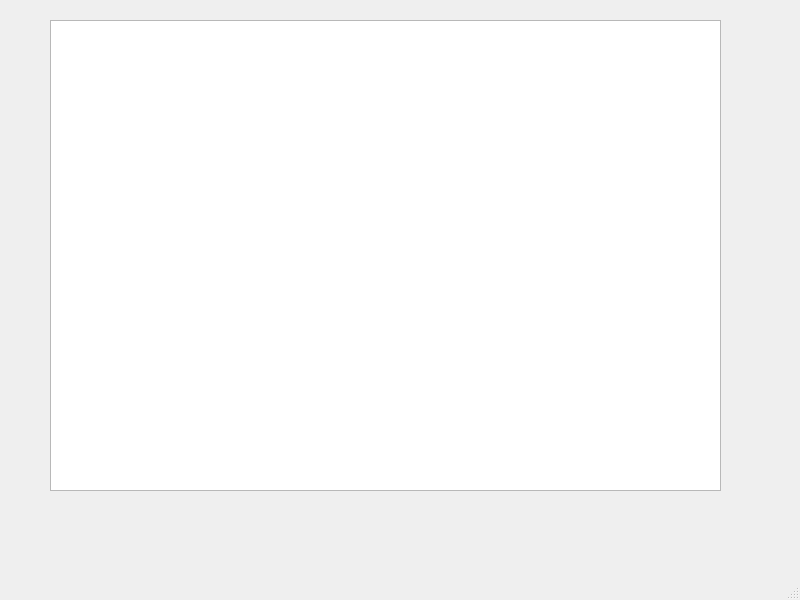
<?xml version="1.0" encoding="UTF-8"?>
<ui version="4.0">
 <class>canvas</class>
 <widget class="QMainWindow" name="canvas">
  <property name="geometry">
   <rect>
    <x>0</x>
    <y>0</y>
    <width>800</width>
    <height>600</height>
   </rect>
  </property>
  <property name="windowTitle">
   <string>MainWindow</string>
  </property>
  <widget class="QWidget" name="centralwidget">
   <widget class="QGraphicsView" name="graphicsView">
    <property name="geometry">
     <rect>
      <x>50</x>
      <y>20</y>
      <width>671</width>
      <height>471</height>
     </rect>
    </property>
   </widget>
  </widget>
  <widget class="QMenuBar" name="menubar">
   <property name="geometry">
    <rect>
     <x>0</x>
     <y>0</y>
     <width>800</width>
     <height>25</height>
    </rect>
   </property>
  </widget>
  <widget class="QStatusBar" name="statusbar"/>
 </widget>
 <resources/>
 <connections/>
</ui>
